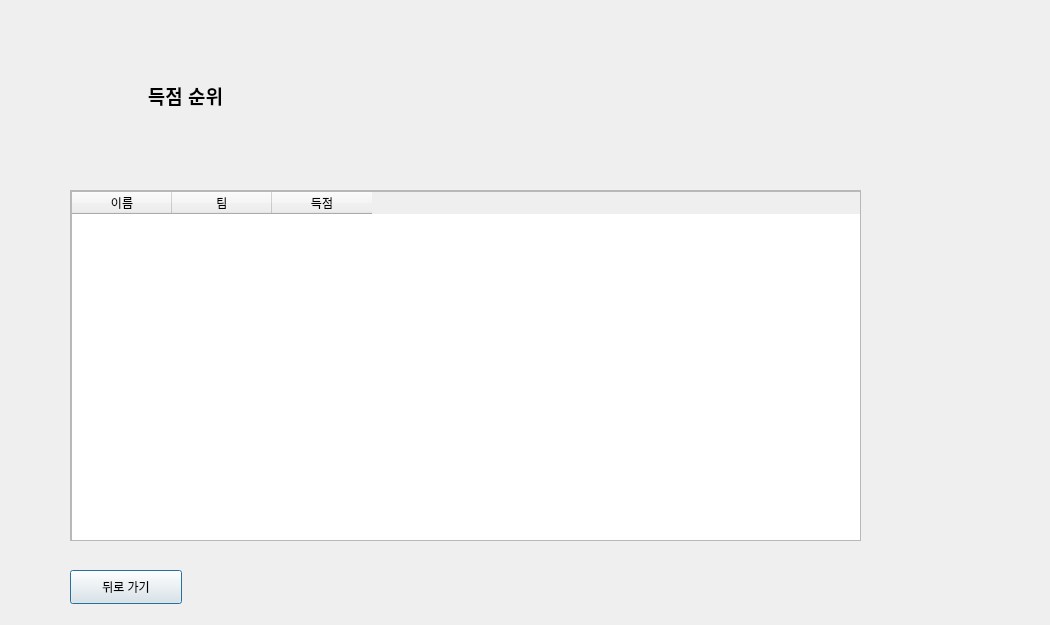
<?xml version="1.0" encoding="UTF-8"?>
<ui version="4.0">
 <class>Dialog</class>
 <widget class="QDialog" name="Dialog">
  <property name="geometry">
   <rect>
    <x>0</x>
    <y>0</y>
    <width>1050</width>
    <height>625</height>
   </rect>
  </property>
  <property name="windowTitle">
   <string>Dialog</string>
  </property>
  <widget class="QScrollArea" name="scrollArea">
   <property name="geometry">
    <rect>
     <x>70</x>
     <y>190</y>
     <width>791</width>
     <height>351</height>
    </rect>
   </property>
   <property name="widgetResizable">
    <bool>true</bool>
   </property>
   <widget class="QWidget" name="scrollAreaWidgetContents">
    <property name="geometry">
     <rect>
      <x>0</x>
      <y>0</y>
      <width>789</width>
      <height>349</height>
     </rect>
    </property>
    <widget class="QTableWidget" name="tableWidget">
     <property name="geometry">
      <rect>
       <x>0</x>
       <y>0</y>
       <width>791</width>
       <height>351</height>
      </rect>
     </property>
     <column>
      <property name="text">
       <string>이름</string>
      </property>
     </column>
     <column>
      <property name="text">
       <string>팀</string>
      </property>
     </column>
     <column>
      <property name="text">
       <string>득점</string>
      </property>
     </column>
    </widget>
   </widget>
  </widget>
  <widget class="QLabel" name="label">
   <property name="geometry">
    <rect>
     <x>70</x>
     <y>60</y>
     <width>231</width>
     <height>71</height>
    </rect>
   </property>
   <property name="text">
    <string>&lt;html&gt;&lt;head/&gt;&lt;body&gt;&lt;p align=&quot;center&quot;&gt;&lt;span style=&quot; font-size:14pt; font-weight:600;&quot;&gt;득점 순위&lt;/span&gt;&lt;/p&gt;&lt;/body&gt;&lt;/html&gt;</string>
   </property>
  </widget>
  <widget class="QPushButton" name="pushButton_2">
   <property name="geometry">
    <rect>
     <x>70</x>
     <y>570</y>
     <width>112</width>
     <height>34</height>
    </rect>
   </property>
   <property name="text">
    <string>뒤로 가기</string>
   </property>
  </widget>
 </widget>
 <resources/>
 <connections/>
 <slots>
  <slot>goRank()</slot>
 </slots>
</ui>
